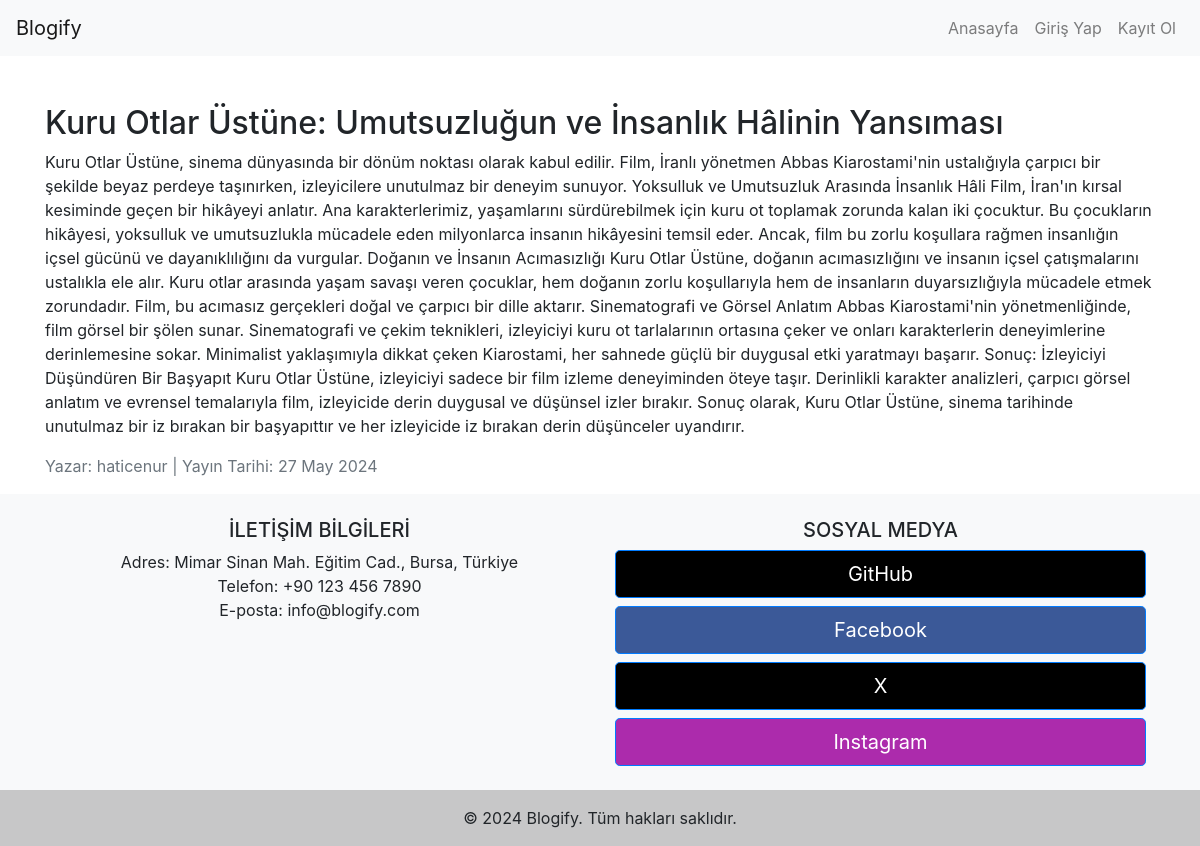
Page /blog/read_more.php?id=3 on the committed database.
### tables this page shows
CREATE TABLE `blog_posts` (
  `id` int(11) NOT NULL,
  `title` varchar(255) NOT NULL,
  `content` text NOT NULL,
  `author` varchar(255) NOT NULL,
  `created_at` timestamp NOT NULL DEFAULT current_timestamp() ON UPDATE current_timestamp()
);

### blog/read_more.php (the view)
<?php
include 'header.php';
include 'db.php';
if (isset($_GET['id']) && !empty($_GET['id'])) {
    $post_id = $_GET['id'];
    $query = "SELECT * FROM blog_posts WHERE id = ?";
    $stmt = $conn->prepare($query);
    $stmt->bind_param("i", $post_id);
    $stmt->execute();
    $result = $stmt->get_result();
    if ($result->num_rows > 0) {
        $row = $result->fetch_assoc();
        ?>
        <div class="container mt-5">
            <h2><?php echo $row['title']; ?></h2>
            <p><?php echo $row['content']; ?></p>
            <p class="text-muted">Yazar: <?php echo $row['author']; ?> | Yayın Tarihi: <?php echo date('d M Y', strtotime($row['created_at'])); ?></p>
        </div>
        <?php
    } else {
        echo "<div class='container mt-5'><p>Blog yazısı bulunamadı.</p></div>";
    }
} else {
    echo "<div class='container mt-5'><p>Blog yazısı ID'si belirtilmedi.</p></div>";
}
include 'footer.php';
?>

### rows in the picture
blog_posts: title "Kuru Otlar Üstüne: Umutsuzluğun ve İnsanlık Hâlinin Yansıması", content "Kuru Otlar Üstüne, sinema dünyasında bir dönüm noktası olarak kabul edilir. Film, İranlı yönetmen Abbas Kiarostami'nin ustalığıyla çarpıcı bir şekilde beyaz perdeye taşınırken, izleyicilere unutulmaz bir deneyim sunuyor. Yoksulluk ve Umutsuzluk Arasında İnsanlık Hâli Film, İran'ın kırsal kesiminde geçen bir hikâyeyi anlatır. Ana karakterlerimiz, yaşamlarını sürdürebilmek için kuru ot toplamak zorunda kalan iki çocuktur. Bu çocukların hikâyesi, yoksulluk ve umutsuzlukla mücadele eden milyonlarca insanın hikâyesini temsil eder. Ancak, film bu zorlu koşullara rağmen insanlığın içsel gücünü ve dayanıklılığını da vurgular. Doğanın ve İnsanın Acımasızlığı Kuru Otlar Üstüne, doğanın acımasızlığını…", author "haticenur", created_at "27 May 2024"
